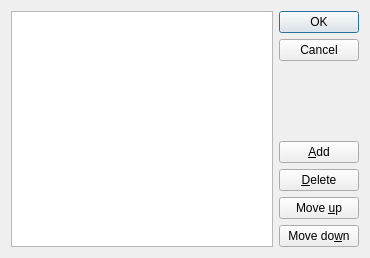
<?xml version="1.0" encoding="UTF-8"?>
<ui version="4.0">
 <class>DialogScriptParameters</class>
 <widget class="QDialog" name="DialogScriptParameters">
  <property name="geometry">
   <rect>
    <x>0</x>
    <y>0</y>
    <width>370</width>
    <height>258</height>
   </rect>
  </property>
  <property name="windowTitle">
   <string>Script parameters</string>
  </property>
  <layout class="QGridLayout" name="gridLayout">
   <item row="0" column="0">
    <widget class="QListWidget" name="listParameters"/>
   </item>
   <item row="0" column="1">
    <layout class="QVBoxLayout" name="verticalLayout">
     <item>
      <widget class="QDialogButtonBox" name="buttonBox">
       <property name="orientation">
        <enum>Qt::Vertical</enum>
       </property>
       <property name="standardButtons">
        <set>QDialogButtonBox::Cancel|QDialogButtonBox::Ok</set>
       </property>
      </widget>
     </item>
     <item>
      <spacer name="verticalSpacer">
       <property name="orientation">
        <enum>Qt::Vertical</enum>
       </property>
       <property name="sizeHint" stdset="0">
        <size>
         <width>20</width>
         <height>40</height>
        </size>
       </property>
      </spacer>
     </item>
     <item>
      <widget class="QPushButton" name="buttonAdd">
       <property name="text">
        <string>&amp;Add</string>
       </property>
      </widget>
     </item>
     <item>
      <widget class="QPushButton" name="buttonDelete">
       <property name="text">
        <string>&amp;Delete</string>
       </property>
      </widget>
     </item>
     <item>
      <widget class="QPushButton" name="buttonMoveUp">
       <property name="text">
        <string>Move &amp;up</string>
       </property>
      </widget>
     </item>
     <item>
      <widget class="QPushButton" name="buttonMoveDown">
       <property name="text">
        <string>Move do&amp;wn</string>
       </property>
      </widget>
     </item>
    </layout>
   </item>
  </layout>
 </widget>
 <resources/>
 <connections>
  <connection>
   <sender>buttonBox</sender>
   <signal>accepted()</signal>
   <receiver>DialogScriptParameters</receiver>
   <slot>accept()</slot>
   <hints>
    <hint type="sourcelabel">
     <x>246</x>
     <y>74</y>
    </hint>
    <hint type="destinationlabel">
     <x>157</x>
     <y>241</y>
    </hint>
   </hints>
  </connection>
  <connection>
   <sender>buttonBox</sender>
   <signal>rejected()</signal>
   <receiver>DialogScriptParameters</receiver>
   <slot>reject()</slot>
   <hints>
    <hint type="sourcelabel">
     <x>272</x>
     <y>74</y>
    </hint>
    <hint type="destinationlabel">
     <x>286</x>
     <y>241</y>
    </hint>
   </hints>
  </connection>
 </connections>
</ui>
